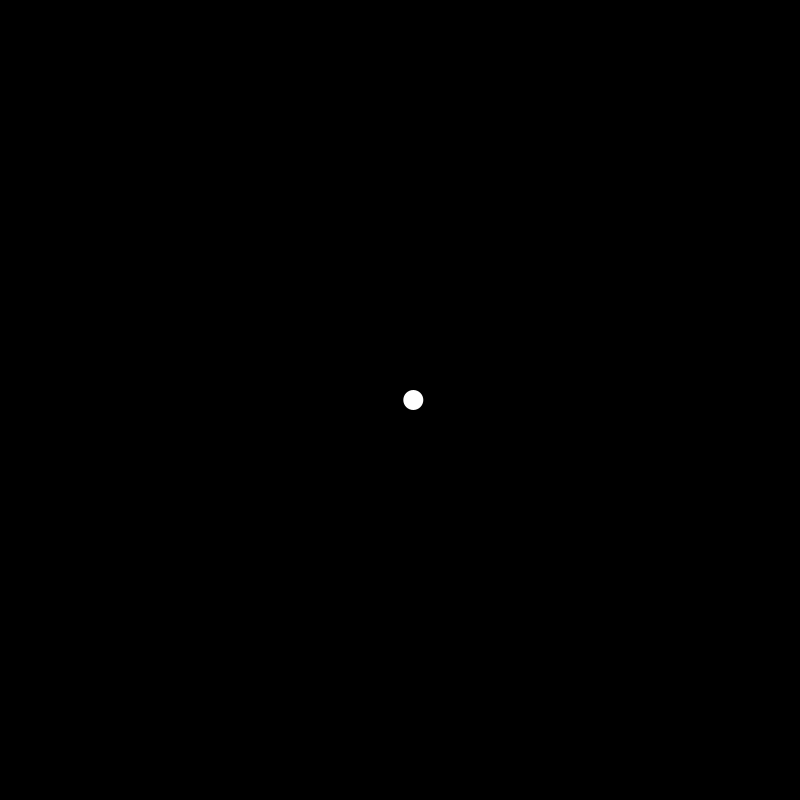
Frame 1 (no input)
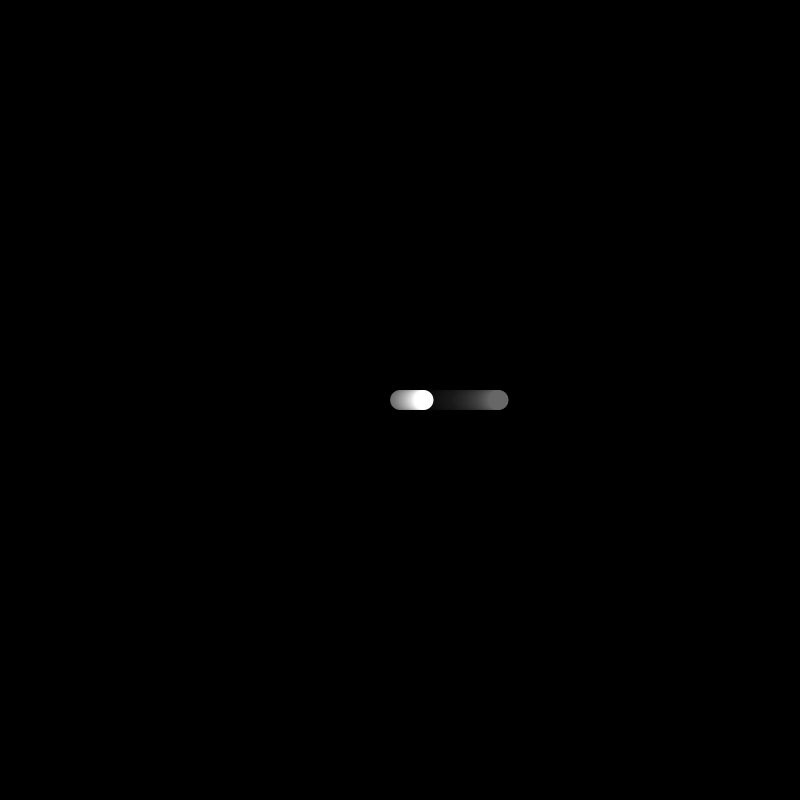
Frame 60 (the mouse pressed at the canvas centre just before this capture)
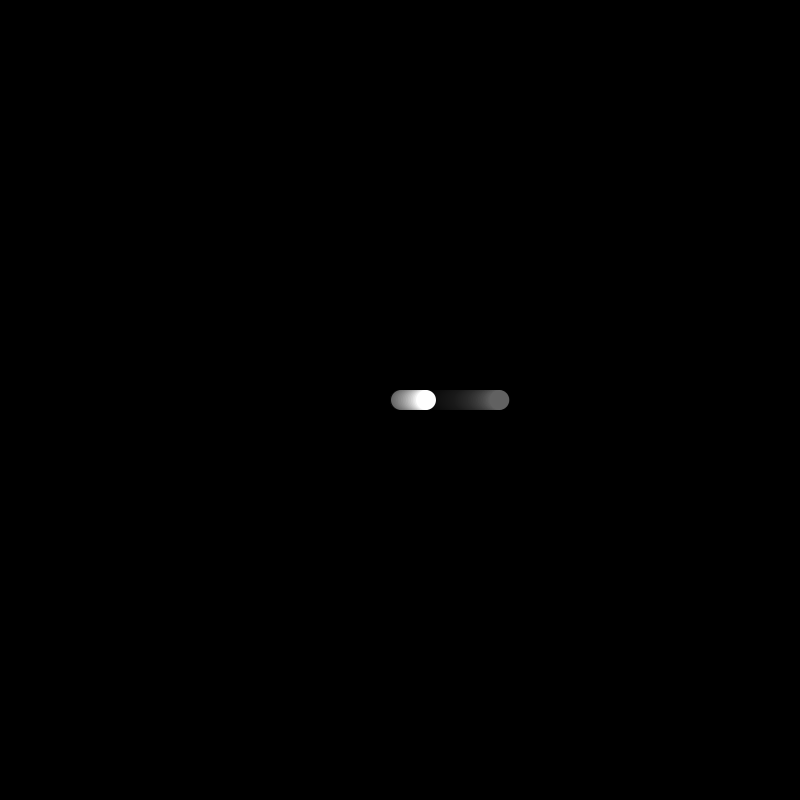
Frame 120 (the mouse held since frame 60 and released just before this capture)

The Processing sketch that drew these frames (run headless with seeded random() and noise(); from frame 60 on, the mouse is pressed at the canvas centre):

// Processing sketch: sketch_12_time_and_motion_01
// ── sketch_12_time_and_motion_01.pde
void setup() {
  size(800, 800);
  background(0);
  noStroke();
}

void draw()
{
  float distance = 100;
  float xPos = 0;
  float time = millis() * 0.001;          //here we create an input value by scaling time
  
  //try uncommenting these lines
  
  xPos = time % 1.0 * distance;          //using modulus
  //xPos = sin(time) * distance;         //using sin()
  //xPos = cos(time) * distance;         //using cos()
  
  
  drawBG();

  translate(width/2, height/2);      //draw from the center of the screen
  fill(255);
  ellipse(xPos, 0, 20, 20);
}


void drawBG()
{
  fill(0, 15);
  rect(0, 0, width, height);
}
